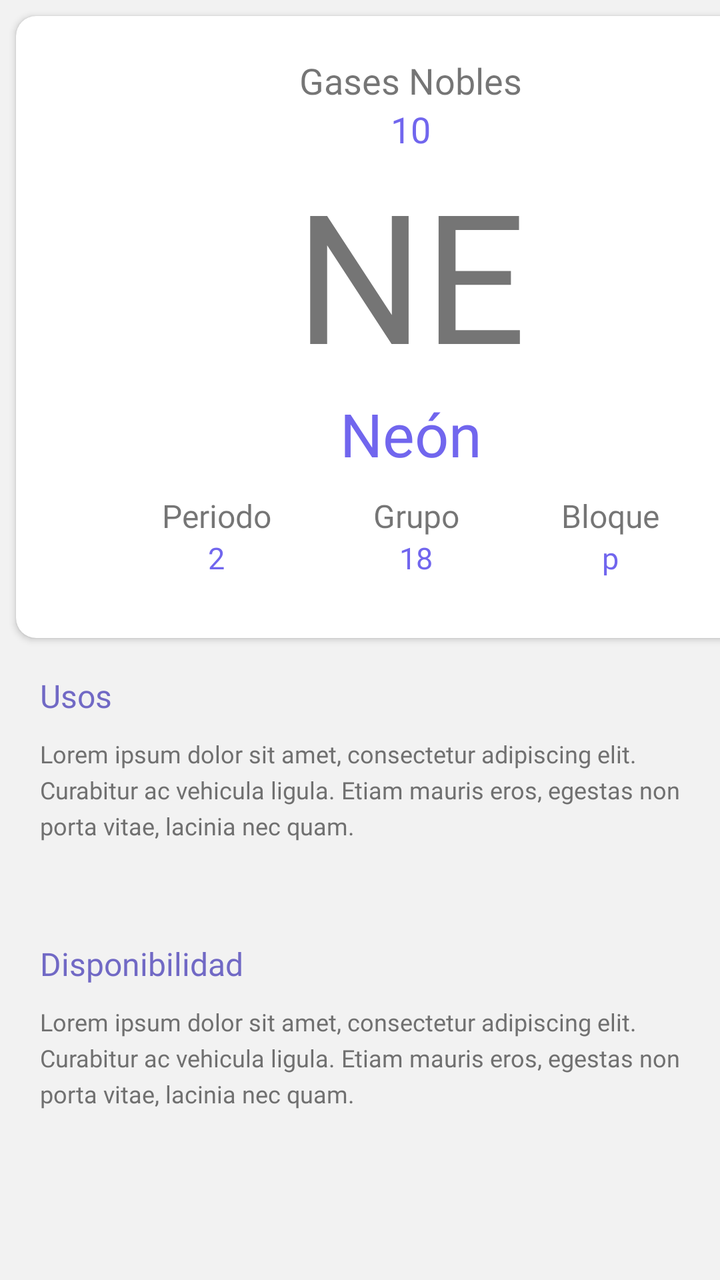
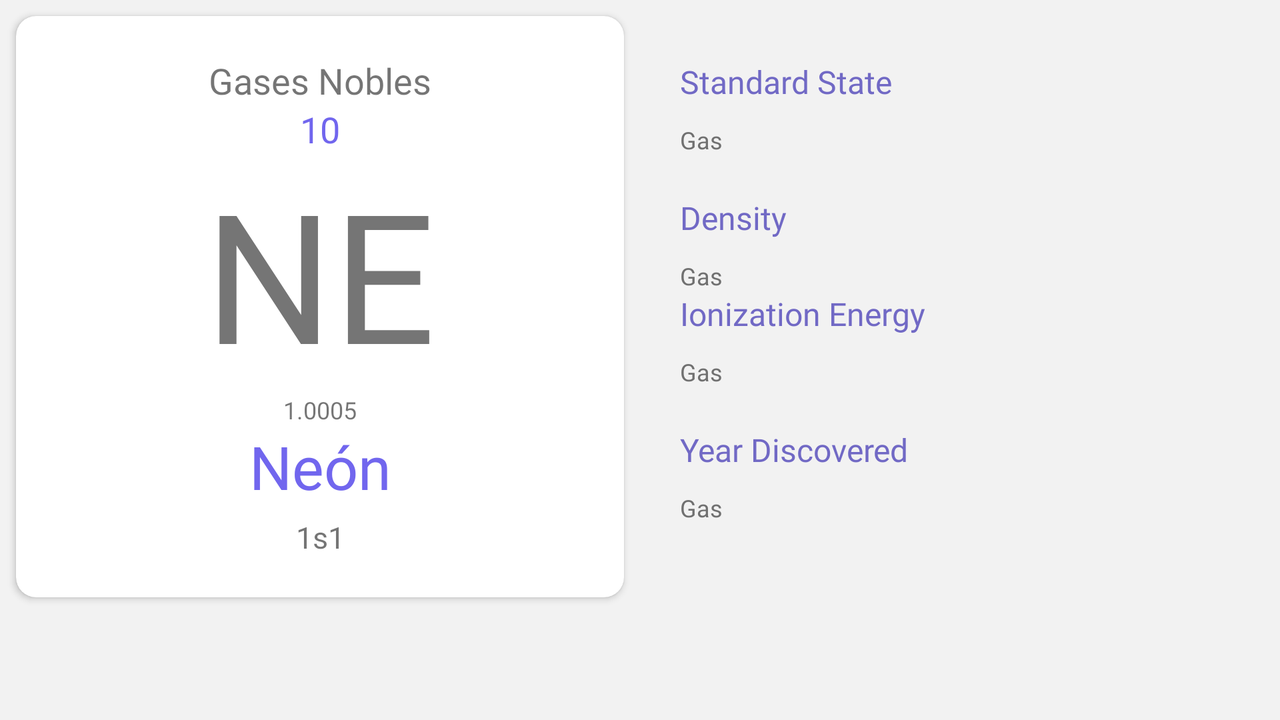

Compare how this app lays out the same screen by default and in its alternative resource folder. The renders come first, then the two layout files and the values they reference.
<!-- AndroidManifest.xml: application theme AppTheme -->
<!-- res/layout/activity_element.xml -->
<?xml version="1.0" encoding="utf-8"?>
<android.support.constraint.ConstraintLayout xmlns:android="http://schemas.android.com/apk/res/android"
    xmlns:app="http://schemas.android.com/apk/res-auto"
    xmlns:tools="http://schemas.android.com/tools"
    android:layout_width="match_parent"
    android:layout_height="match_parent"
    tools:context=".ElementActivity"
    android:background="#f2f2f2">

    <LinearLayout
        android:layout_width="match_parent"
        android:layout_height="wrap_content"
        android:orientation="vertical"
        app:layout_constraintEnd_toEndOf="parent"
        app:layout_constraintStart_toStartOf="parent"
        app:layout_constraintTop_toTopOf="parent">

        <android.support.v7.widget.CardView
            android:layout_width="395dp"
            android:layout_height="wrap_content"
            android:layout_marginStart="8dp"
            android:layout_marginTop="8dp"
            android:layout_marginEnd="8dp"
            android:layout_marginBottom="8dp"
            android:background="#fff"
            app:cardCornerRadius="10dp"
            app:layout_constraintBottom_toBottomOf="parent"
            app:layout_constraintEnd_toEndOf="parent"
            app:layout_constraintStart_toStartOf="parent"
            app:layout_constraintTop_toTopOf="parent"
            app:layout_constraintVertical_bias="0.0">

            <LinearLayout
                android:layout_width="300dp"
                android:layout_height="wrap_content"
                android:layout_gravity="center"
                android:layout_marginLeft="40dp"
                android:layout_marginTop="20dp"
                android:layout_marginRight="40dp"
                android:layout_marginBottom="20dp"
                android:orientation="vertical">

                <TextView
                    android:layout_width="match_parent"
                    android:layout_height="wrap_content"
                    android:fontFamily="@font/montserrat_light"
                    android:text="Gases Nobles"
                    android:textAlignment="center"
                    android:textSize="18sp" />

                <TextView
                    android:layout_width="match_parent"
                    android:layout_height="wrap_content"
                    android:fontFamily="@font/montserrat_light"
                    android:text="10"
                    android:textAlignment="center"
                    android:textColor="@color/colorPrimary"
                    android:textSize="18sp" />

                <TextView
                    android:layout_width="match_parent"
                    android:layout_height="wrap_content"
                    android:fontFamily="@font/montserrat_bold"
                    android:text="NE"
                    android:textAlignment="center"
                    android:textSize="90sp" />

                <TextView
                    android:layout_width="match_parent"
                    android:layout_height="wrap_content"
                    android:fontFamily="@font/montserrat_regular"
                    android:text="Neón"
                    android:textAlignment="center"
                    android:textColor="@color/colorPrimary"
                    android:textSize="30sp"
                    android:layout_marginBottom="10dp"/>

                <LinearLayout
                    android:layout_width="match_parent"
                    android:layout_height="wrap_content"
                    android:layout_gravity="center"
                    android:layout_weight="1"
                    android:orientation="horizontal"
                    android:layout_marginBottom="10dp">

                    <LinearLayout
                        android:layout_width="wrap_content"
                        android:layout_height="wrap_content"
                        android:layout_weight="0.33"
                        android:orientation="vertical">

                        <TextView
                            android:layout_width="match_parent"
                            android:layout_height="wrap_content"
                            android:fontFamily="@font/montserrat_regular"
                            android:text="Periodo"
                            android:textAlignment="center"
                            android:textSize="16sp" />

                        <TextView
                            android:layout_width="match_parent"
                            android:layout_height="wrap_content"
                            android:fontFamily="@font/montserrat_light"
                            android:text="2"
                            android:textAlignment="center"
                            android:textColor="@color/colorPrimary"
                            android:textSize="15sp" />
                    </LinearLayout>

                    <LinearLayout
                        android:layout_width="wrap_content"
                        android:layout_height="wrap_content"
                        android:layout_weight="0.33"
                        android:orientation="vertical">

                        <TextView
                            android:layout_width="match_parent"
                            android:layout_height="wrap_content"
                            android:fontFamily="@font/montserrat_regular"
                            android:text="Grupo"
                            android:textAlignment="center"
                            android:textSize="16sp" />

                        <TextView
                            android:layout_width="match_parent"
                            android:layout_height="wrap_content"
                            android:fontFamily="@font/montserrat_light"
                            android:text="18"
                            android:textAlignment="center"
                            android:textColor="@color/colorPrimary"
                            android:textSize="15sp" />
                    </LinearLayout>

                    <LinearLayout
                        android:layout_width="wrap_content"
                        android:layout_height="wrap_content"
                        android:layout_weight="0.33"
                        android:orientation="vertical">

                        <TextView
                            android:layout_width="match_parent"
                            android:layout_height="wrap_content"
                            android:fontFamily="@font/montserrat_regular"
                            android:text="Bloque"
                            android:textAlignment="center"
                            android:textSize="16sp" />

                        <TextView
                            android:layout_width="match_parent"
                            android:layout_height="wrap_content"
                            android:fontFamily="@font/montserrat_light"
                            android:text="p"
                            android:textAlignment="center"
                            android:textColor="@color/colorPrimary"
                            android:textSize="15sp" />
                    </LinearLayout>

                </LinearLayout>

            </LinearLayout>

        </android.support.v7.widget.CardView>

        <TextView
            android:layout_width="match_parent"
            android:layout_height="wrap_content"
            android:layout_marginLeft="20dp"
            android:layout_marginTop="10dp"
            android:layout_marginRight="20dp"
            android:fontFamily="@font/montserrat_bold"
            android:text="Usos"
            android:textColor="@color/textDark"
            android:textSize="16sp" />

        <TextView
            android:layout_width="match_parent"
            android:layout_height="wrap_content"
            android:layout_marginLeft="20dp"
            android:layout_marginTop="10dp"
            android:layout_marginRight="20dp"
            android:layout_marginBottom="40dp"
            android:fontFamily="@font/montserrat_regular"
            android:lineHeight="18sp"
            android:text="Lorem ipsum dolor sit amet, consectetur adipiscing elit. Curabitur ac vehicula ligula. Etiam mauris eros, egestas non porta vitae, lacinia nec quam.  "
            android:textColor="#707070"
            android:textSize="12sp" />

        <TextView
            android:layout_width="match_parent"
            android:layout_height="wrap_content"
            android:layout_marginLeft="20dp"
            android:layout_marginTop="10dp"
            android:layout_marginRight="20dp"
            android:fontFamily="@font/montserrat_bold"
            android:text="Disponibilidad"
            android:textColor="@color/textDark"
            android:textSize="16sp" />

        <TextView
            android:layout_width="match_parent"
            android:layout_height="wrap_content"
            android:layout_marginLeft="20dp"
            android:layout_marginTop="10dp"
            android:layout_marginRight="20dp"
            android:layout_marginBottom="40dp"
            android:fontFamily="@font/montserrat_regular"
            android:lineHeight="18sp"
            android:text="Lorem ipsum dolor sit amet, consectetur adipiscing elit. Curabitur ac vehicula ligula. Etiam mauris eros, egestas non porta vitae, lacinia nec quam.  "
            android:textColor="#707070"
            android:textSize="12sp" />

    </LinearLayout>


</android.support.constraint.ConstraintLayout>
<!-- resources referenced by this layout -->
<resources>
  <color name="colorPrimary">#7166EE</color>
  <color name="textDark">#7169C5</color>
  <style name="AppTheme" parent="Theme.AppCompat.Light.DarkActionBar">
          
          <item name="colorPrimary">@color/colorPrimary</item>
          <item name="colorPrimaryDark">@color/colorPrimaryDark</item>
          <item name="colorAccent">@color/colorAccent</item>
      </style>
  <color name="colorPrimaryDark">#7169C5</color>
  <color name="colorAccent">#D81B60</color>
</resources>
<!-- res/layout-land/activity_element.xml (the repository's variant of the layout above) -->
<!-- drawn on the phone turned sideways -->
<?xml version="1.0" encoding="utf-8"?>
<android.support.constraint.ConstraintLayout xmlns:android="http://schemas.android.com/apk/res/android"
    xmlns:app="http://schemas.android.com/apk/res-auto"
    xmlns:tools="http://schemas.android.com/tools"
    android:layout_width="match_parent"
    android:layout_height="match_parent"
    tools:context=".ElementActivity"
    android:background="#f2f2f2">

    <ScrollView
        android:layout_width="match_parent"
        android:layout_height="wrap_content"
        app:layout_constraintEnd_toEndOf="parent"
        app:layout_constraintStart_toStartOf="parent"
        app:layout_constraintTop_toTopOf="parent">

        <LinearLayout
            android:layout_width="match_parent"
            android:layout_height="match_parent"
            android:orientation="horizontal"
            android:weightSum="1"
            app:layout_constraintEnd_toEndOf="parent"
            app:layout_constraintStart_toStartOf="parent"
            app:layout_constraintTop_toTopOf="parent">

            <android.support.v7.widget.CardView
                android:layout_width="match_parent"
                android:layout_height="wrap_content"
                android:layout_marginStart="8dp"
                android:layout_marginTop="8dp"
                android:layout_marginEnd="8dp"
                android:layout_marginBottom="8dp"
                android:layout_weight="0.5"
                android:background="#fff"
                app:cardCornerRadius="10dp"
                app:layout_constraintBottom_toBottomOf="parent"
                app:layout_constraintEnd_toEndOf="parent"
                app:layout_constraintStart_toStartOf="parent"
                app:layout_constraintTop_toTopOf="parent"
                app:layout_constraintVertical_bias="0.0">

                <LinearLayout
                    android:layout_width="300dp"
                    android:layout_height="wrap_content"
                    android:layout_gravity="center"
                    android:layout_marginLeft="40dp"
                    android:layout_marginTop="20dp"
                    android:layout_marginRight="40dp"
                    android:layout_marginBottom="20dp"
                    android:orientation="vertical">

                    <TextView
                        android:id="@+id/card_groupBlock"
                        android:layout_width="match_parent"
                        android:layout_height="wrap_content"
                        android:fontFamily="@font/montserrat_light"
                        android:text="Gases Nobles"
                        android:textAlignment="center"
                        android:textSize="18sp" />

                    <TextView
                        android:id="@+id/card_atomicNumber"
                        android:layout_width="match_parent"
                        android:layout_height="wrap_content"
                        android:fontFamily="@font/montserrat_light"
                        android:text="10"
                        android:textAlignment="center"
                        android:textColor="@color/colorPrimary"
                        android:textSize="18sp" />

                    <TextView
                        android:id="@+id/card_symbol"
                        android:layout_width="match_parent"
                        android:layout_height="wrap_content"
                        android:layout_marginBottom="0dp"
                        android:fontFamily="@font/montserrat_bold"
                        android:text="NE"
                        android:textAlignment="center"
                        android:textSize="90sp" />

                    <TextView
                        android:id="@+id/card_atomicMass"
                        android:layout_width="match_parent"
                        android:layout_height="wrap_content"
                        android:fontFamily="@font/montserrat_regular"
                        android:text="1.0005"
                        android:textAlignment="center"
                        android:textSize="12sp" />

                    <TextView
                        android:id="@+id/card_name"
                        android:layout_width="match_parent"
                        android:layout_height="wrap_content"
                        android:layout_marginBottom="5dp"
                        android:fontFamily="@font/montserrat_regular"
                        android:text="Neón"
                        android:textAlignment="center"
                        android:textColor="@color/colorPrimary"
                        android:textSize="30sp" />

                    <TextView
                        android:id="@+id/card_electronicConfiguration"
                        android:layout_width="match_parent"
                        android:layout_height="wrap_content"
                        android:fontFamily="@font/montserrat_regular"
                        android:text="1s1"
                        android:textAlignment="center"
                        android:textSize="15sp" />

                </LinearLayout>

            </android.support.v7.widget.CardView>

            <LinearLayout
                android:layout_width="match_parent"
                android:layout_height="wrap_content"
                android:layout_marginLeft="20dp"
                android:layout_marginTop="30dp"
                android:layout_marginRight="20dp"
                android:layout_weight="0.5"
                android:orientation="vertical">

                <TextView
                    android:layout_width="match_parent"
                    android:layout_height="wrap_content"
                    android:fontFamily="@font/montserrat_bold"
                    android:text="Standard State"
                    android:textColor="@color/textDark"
                    android:textSize="16sp" />

                <TextView
                    android:id="@+id/txt_standardState"
                    android:layout_width="match_parent"
                    android:layout_height="wrap_content"
                    android:layout_marginTop="10dp"
                    android:fontFamily="@font/montserrat_regular"
                    android:lineHeight="18sp"
                    android:text="Gas"
                    android:textColor="#707070"
                    android:textSize="12sp" />

                <TextView
                    android:layout_width="match_parent"
                    android:layout_height="wrap_content"
                    android:layout_marginTop="20dp"
                    android:fontFamily="@font/montserrat_bold"
                    android:text="Density"
                    android:textColor="@color/textDark"
                    android:textSize="16sp" />

                <TextView
                    android:id="@+id/txt_density"
                    android:layout_width="match_parent"
                    android:layout_height="wrap_content"
                    android:layout_marginTop="10dp"
                    android:fontFamily="@font/montserrat_regular"
                    android:lineHeight="18sp"
                    android:text="Gas"
                    android:textColor="#707070"
                    android:textSize="12sp" />

                <TextView
                    android:layout_width="match_parent"
                    android:layout_height="wrap_content"
                    android:fontFamily="@font/montserrat_bold"
                    android:text="Ionization Energy"
                    android:textColor="@color/textDark"
                    android:textSize="16sp" />

                <TextView
                    android:id="@+id/txt_ionizationEnergy"
                    android:layout_width="match_parent"
                    android:layout_height="wrap_content"
                    android:layout_marginTop="10dp"
                    android:fontFamily="@font/montserrat_regular"
                    android:lineHeight="18sp"
                    android:text="Gas"
                    android:textColor="#707070"
                    android:textSize="12sp" />

                <TextView
                    android:layout_width="match_parent"
                    android:layout_height="wrap_content"
                    android:layout_marginTop="20dp"
                    android:fontFamily="@font/montserrat_bold"
                    android:text="Year Discovered"
                    android:textColor="@color/textDark"
                    android:textSize="16sp" />

                <TextView
                    android:id="@+id/txt_yearDiscovered"
                    android:layout_width="match_parent"
                    android:layout_height="wrap_content"
                    android:layout_marginTop="10dp"
                    android:fontFamily="@font/montserrat_regular"
                    android:lineHeight="18sp"
                    android:text="Gas"
                    android:textColor="#707070"
                    android:textSize="12sp" />

            </LinearLayout>

        </LinearLayout>

    </ScrollView>

</android.support.constraint.ConstraintLayout>
